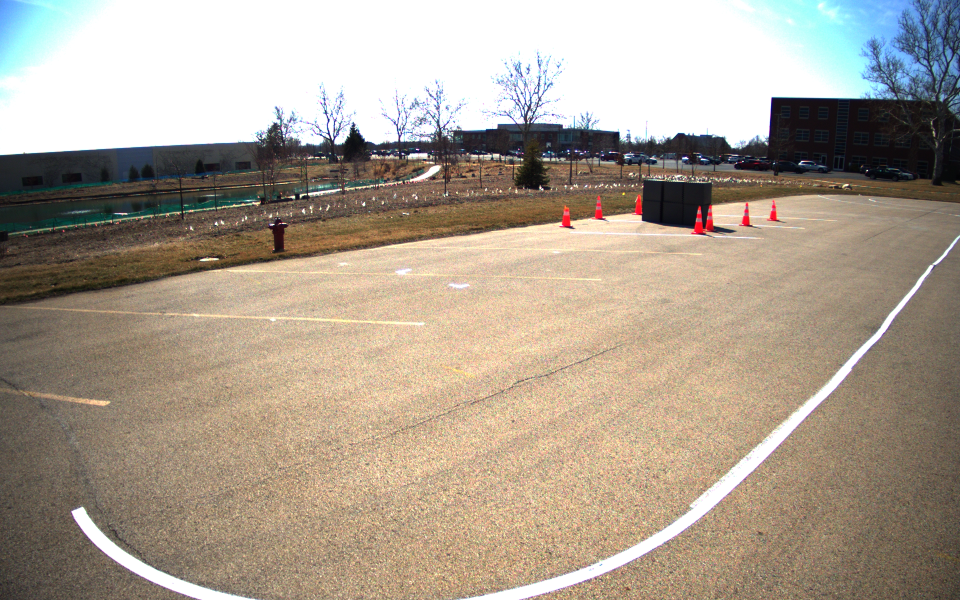
#> input picture Fusion/Pics/fl_000.png, 1920 x 1200 px, given in place of fr_000.png, which was not available (shown at 1/2 size)
$ python DistortionRemove.py Pics/fl_000.png Pics/fr.png
#> lines starting #> are read from the running program, lines starting #| are printed output that depends on the picture; pictures that were not available may be replaced by others from this repository, and a replacement may not be noted
#> further down, origin is the input picture: shape (1200, 1920, 3); mean B, G, R 144.3, 159.2, 171.4
import numpy as np
import cv2
import glob
import os


# front left (distortion & intrinsic)
DISTORT_FRONT_LEFT = np.array([-0.23751890570984993, 0.08452214195986749, -0.00035324203850054794, -0.0003762498910536819, 0.0])
K_FRONT_LEFT = np.array([1230.1440959825889, 0.0, 978.8285075011214, 0.0, 1230.6304235898162, 605.7940335714893, 0.0, 0.0, 1.0]).reshape((3,3))

# front right (distortion & intrinsic)
DISTORT_FRONT_RIGHT = np.array([-0.2448506795091457, 0.08202383880344215, 0.0004294271518916802, -0.0012454354245869965, 0.0])
K_FRONT_RIGHT = np.array([1180.753803927752, 0.0, 934.8594468810093, 0.0, 1177.034929104844, 607.2669740236552, 0.0, 0.0, 1.0]).reshape((3,3))

# rear left (distortion & intrinsic)
DISTORT_REAR_LEFT = np.array([-0.24343640079788503, 0.09125282937288573, 5.21454371097206e-06, -2.2750254391060847e-05, 0.0])
K_REAR_LEFT = np.array([1216.836137433559, 0.0, 955.7290895142494, 0.0, 1216.0457208793944, 599.3150429290699, 0.0, 0.0, 1.0]).reshape((3,3))

# rear right (distortion & intrinsic)
DISTORT_REAR_RIGHT = np.array([-0.24754745389508612, 0.09944435338953724, -3.455420573094537e-05, -0.00022029168609146265, 0.0])
K_REAR_RIGHT = np.array([1210.2941870955246, 0.0, 951.3029561113208, 0.0, 1211.035575904068, 600.5637386855253, 0.0, 0.0, 1.0]).reshape((3,3))


def undistortImage(originImg, cameraMatrix, distCoeffs):
    h,  w = originImg.shape[:2]  # height & width
#> h = 1200; w = 1920
    # new intrinsic parameter
    newCameraMatrix, roi = cv2.getOptimalNewCameraMatrix(cameraMatrix=cameraMatrix,
                                                        distCoeffs=distCoeffs,
                                                        imageSize=(w,h),
                                                        alpha=1,
                                                        newImgSize=(w,h))
#> roi = (27, 67, 1861, 1064)

    undistortImg = cv2.undistort(src=originImg,
                                cameraMatrix=cameraMatrix,
                                distCoeffs=distCoeffs,
                                newCameraMatrix=newCameraMatrix)
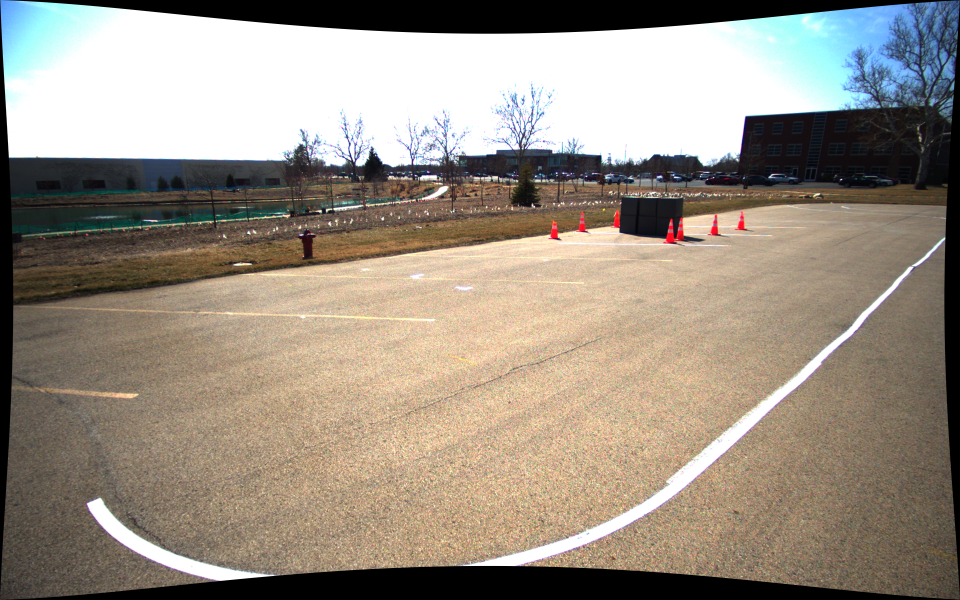
#> undistortImg: shape (1200, 1920, 3) (shown at 1/2 size); mean B, G, R 130.7, 143.3, 153.1
    return undistortImg, roi


if __name__ == "__main__":
    imgOriginPath = r"./Pics/fr_000.png"
    origin = cv2.imread(imgOriginPath, flags=cv2.IMREAD_COLOR_BGR)
    # origin = cv2.imread(imgOriginPath, flags=cv2.IMREAD_COLOR_RGB)
    undistort, roi = undistortImage(origin, K_FRONT_LEFT, DISTORT_FRONT_LEFT)
#> roi = (27, 67, 1861, 1064)

    x, y, w, h = roi
#> x = 27; y = 67; w = 1861; h = 1064
    undistortCrop = undistort[y:y+h, x:x+w]
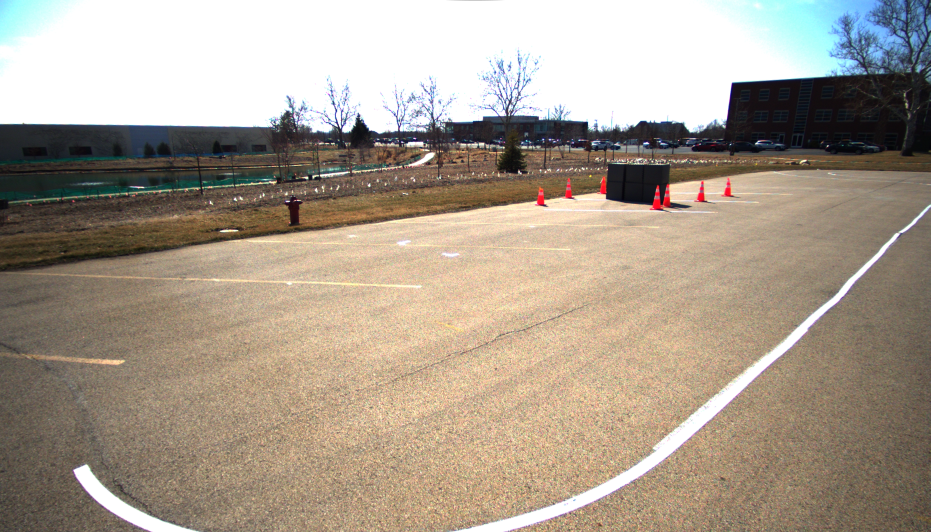
#> undistortCrop: shape (1064, 1861, 3) (shown at 1/2 size); mean B, G, R 141.8, 156.6, 168.8

    cv2.namedWindow("origin", cv2.WINDOW_NORMAL)  # 允许手动调整窗口
    cv2.resizeWindow("origin", 900, 600)  # 设置窗口大小为
    cv2.imshow("origin", origin)

    cv2.namedWindow("undistort", cv2.WINDOW_NORMAL)  # 允许手动调整窗口
    cv2.resizeWindow("undistort", 900, 600)  # 设置窗口大小为
    cv2.imshow("undistort", undistort)

    cv2.namedWindow("undistortCrop", cv2.WINDOW_NORMAL)  # 允许手动调整窗口
    cv2.resizeWindow("undistortCrop", 900, 600)  # 设置窗口大小为
    cv2.imshow("undistortCrop", undistortCrop)

    cv2.waitKey(0)
    cv2.destroyAllWindows()


# [30 lines of commented-out code are left out]

$ run again, on Fusion/Pics/fr.png
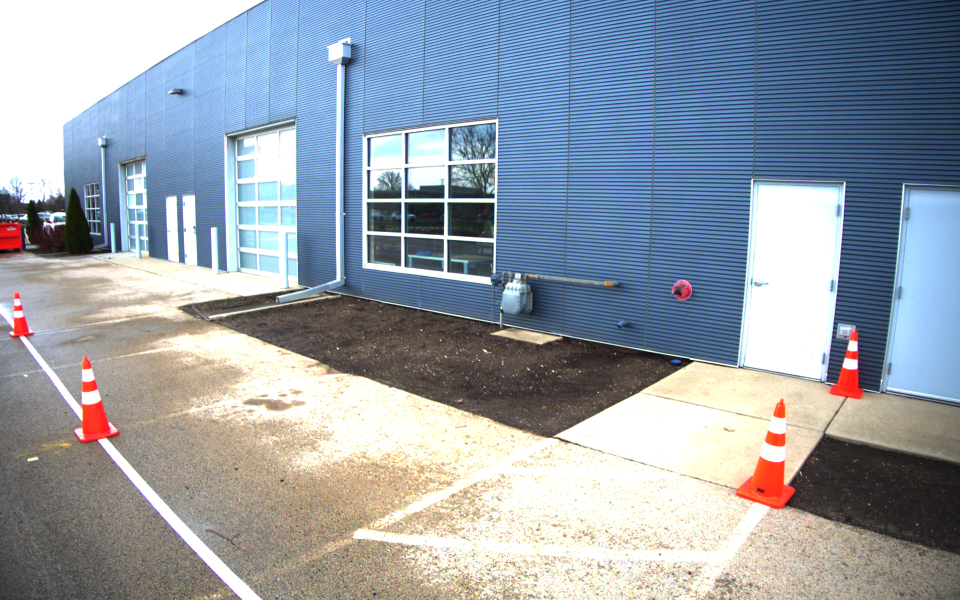
#> input picture Fusion/Pics/fr.png, 1920 x 1200 px, given in place of fr_000.png, which was not available (shown at 1/2 size)
#> origin is the input picture: shape (1200, 1920, 3); mean B, G, R 168.9, 158.8, 149.8
#> in undistortImage, `undistortImg = cv2.undistort(src=originImg, cameraMatrix=cameraMatrix,..`:
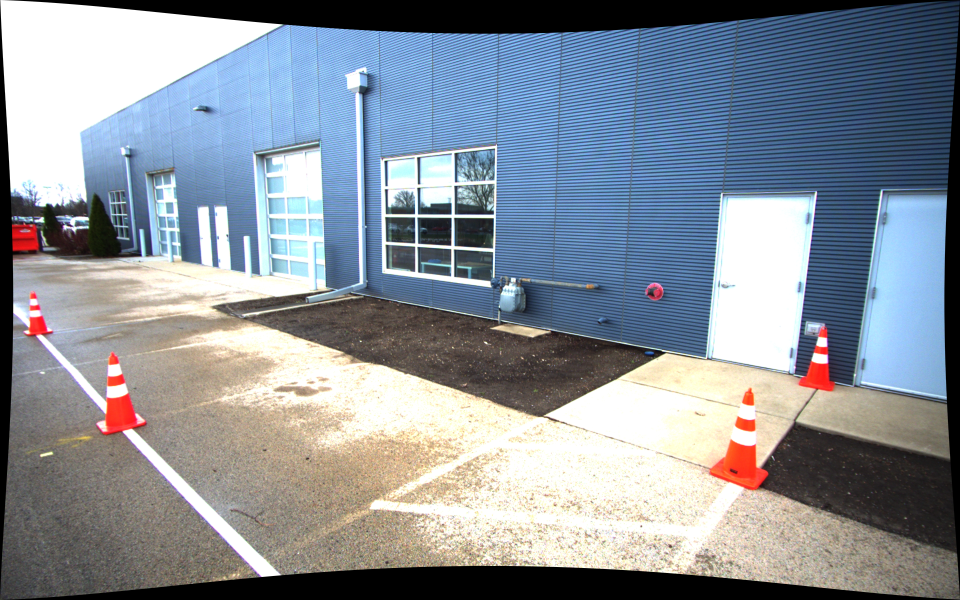
#> undistortImg: shape (1200, 1920, 3) (shown at 1/2 size); mean B, G, R 153.5, 144.4, 136.6
#> `undistort, roi = undistortImage(origin, K_FRONT_LEFT, DISTORT_FRONT_LE..`: roi = (27, 67, 1861, 1064)
#> `x, y, w, h = roi`: x = 27; y = 67; w = 1861; h = 1064
#> `undistortCrop = undistort[y:y+h, x:x+w]`:
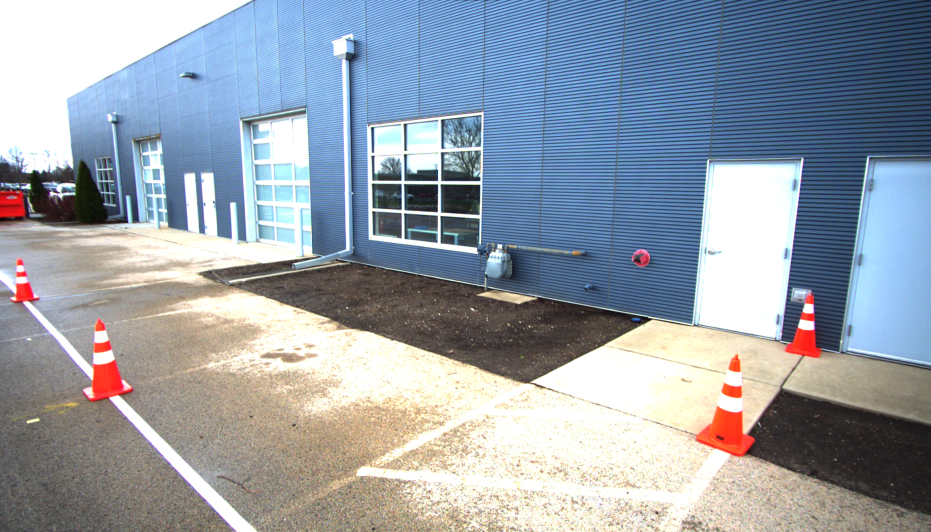
#> undistortCrop: shape (1064, 1861, 3) (shown at 1/2 size); mean B, G, R 169.2, 158.8, 150
